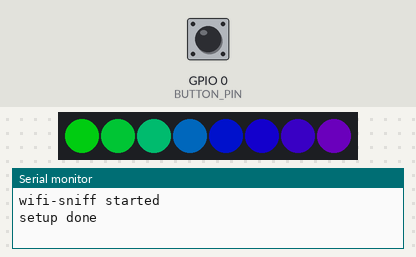
The program below on a simulated ESP8266 (NodeMCU). On the bench: 8 RGB LEDs in strip order, left to right, the last lines printed to the serial monitor. Inputs (shaded band) come from the test bench; at power-on: GPIO 0 (BUTTON_PIN) HIGH. Dim RGB values are drawn brighter than linear.

Above: at 1.2 s.
1.3 s: GPIO 0 (BUTTON_PIN) pulled LOW for 0.15 s
At 1.97 s:
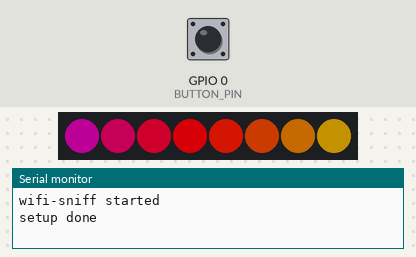
2.0 s: GPIO 0 (BUTTON_PIN) pulled LOW for 1 s
At 2.58 s:
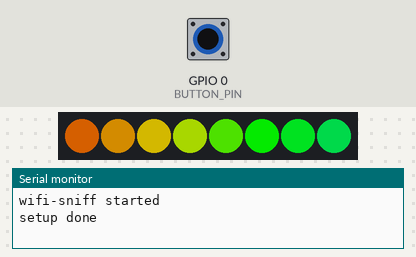
3.6 s: GPIO 0 (BUTTON_PIN) pulled LOW for 0.15 s
At 4.0 s:
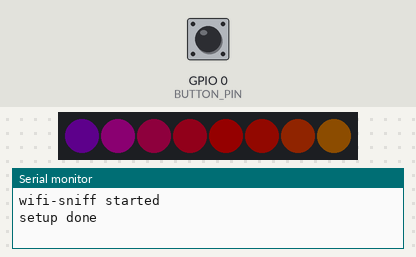
4.3 s: GPIO 0 (BUTTON_PIN) pulled LOW for 3.2 s
At 4.61 s:
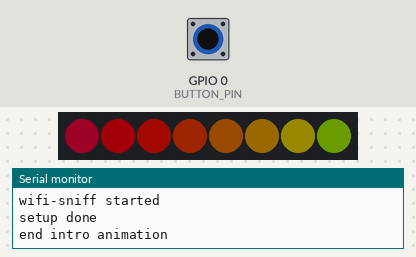
8.1 s: GPIO 0 (BUTTON_PIN) pulled LOW for 0.15 s
At 8.26 s:
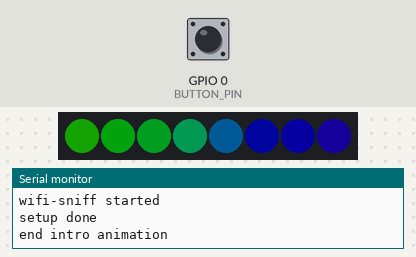
8.8 s: GPIO 0 (BUTTON_PIN) pulled LOW for 3.2 s
At 9.17 s:
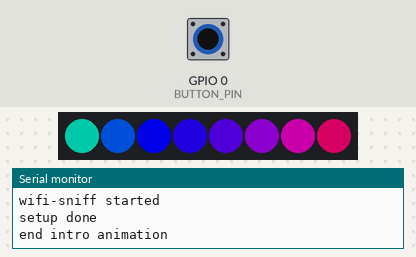
Timing chart, 0 to 13.6 s (numbered marks = the images above; inputs shaded):
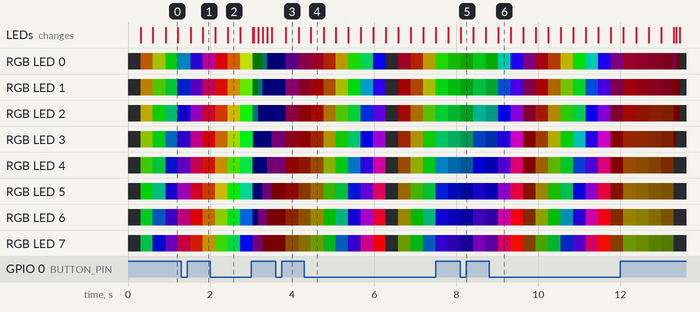

The program:

main.cpp
```cpp
#include "main.h"
#include "sniffer.h"

uint16_t loopNum = 0;

int8_t minSignal = 127;
int8_t maxSignal = -127;

void updateSignalRange(int8_t signal) {
  if(signal < minSignal) {
    minSignal = signal;
  }

  if (signal > maxSignal) {
    maxSignal = signal;
  }
}

static void ICACHE_FLASH_ATTR sniffer_callback(uint8_t *buffer, uint16_t length) {
  struct SnifferPacket *snifferPacket = (struct SnifferPacket*) buffer;
  setLEDs(snifferPacket);
}

void setupLeds() {
  delay(10);
  FastLED.addLeds<LED_TYPE, LED_PIN, COLOR_ORDER>(leds, NUM_LEDS).setCorrection( TypicalLEDStrip );
  FastLED.setBrightness(BRIGHTNESS);
  FastLED.setMaxRefreshRate(MAX_LED_REFRESH_RATE);

  currentPalette = RainbowColors_p;
  currentBlending = LINEARBLEND;
}

static void setLEDs(SnifferPacket *snifferPacket) {
  uint8_t simplified_mac_first_3 =
    (
     snifferPacket->data[10] ^
     snifferPacket->data[11] ^
     snifferPacket->data[12]
     );

  uint8_t simplified_mac_last_3 =
    (
     snifferPacket->data[13] ^
     snifferPacket->data[14] ^
     snifferPacket->data[15]
     );


  uint8_t led_num = mod8(simplified_mac_last_3, NUM_LEDS);

  int8_t signal = snifferPacket->rx_ctrl.rssi;;
  updateSignalRange(signal);

  uint8_t scaledSignal = map(minSignal, maxSignal, 10, 255, signal);
  nblend(
         targetLeds[led_num],
         CHSV(simplified_mac_first_3, 220, scaledSignal),
         250
         );
}

void naddColor(CRGB *target, CRGB *other) {
  target->r = qadd8(target->r, other->r);
  target->g = qadd8(target->g, other->g);
  target->b = qadd8(target->b, other->b);
}

uint8_t sinFunc(uint16_t input) {
  return sin8(input % 256);
}

static void sinLEDs() {
  for (int i = 0; i < NUM_LEDS; i++) {
    uint8_t value = sinFunc(loopNum + i * 4) / 10;
    if(!(leds[i].r == 0 && leds[i].g == 0 && leds[i].b == 0)) {
      nblend(leds[i], CRGB(value, value, value), 9);
    }
  }
}

static void fadeLEDs() {
  if (loopNum % 3 == 0) {
    fadeUsingColor(targetLeds, NUM_LEDS, CRGB(200, 245, 254));
  }
}

static void blendInTargetLeds() {
  for(uint8_t i = 0; i < NUM_LEDS; i++) {
    naddColor(&leds[i], &targetLeds[i]);
  }
}

static void updateLEDs() {
  blendInTargetLeds();
  sinLEDs();
  fadeLEDs();

  FastLED.show();
}


void setupChannelHoppingTimer() {
  // setup the channel hoping callback timer
  os_timer_disarm(&channelHop_timer);
  os_timer_setfn(&channelHop_timer, (os_timer_func_t *) channelHop, NULL);
  os_timer_arm(&channelHop_timer, CHANNEL_HOP_INTERVAL_MS, 1);
}

#define BUTTON_PIN 0

void setupButton() {
  pinMode(BUTTON_PIN, INPUT_PULLUP);
}

void setup() {
  Serial.begin(115200);
  Serial.println("wifi-sniff started");
  setupLeds();
  setupButton();
  setupSniffer(&sniffer_callback);

  Serial.println("setup done");
}

uint8_t introAnimationMode = 1;

void FillLEDsFromPaletteColors( uint8_t colorIndex) {
  uint8_t brightness = 255;

  for( int i = 0; i < NUM_LEDS; i++) {
    leds[i] = ColorFromPalette( currentPalette, colorIndex, brightness, currentBlending);
    colorIndex += 13;
  }
}

void introAnimationUpdateLEDs() {
  static uint8_t colorIndex = 0;

  FillLEDsFromPaletteColors(colorIndex);

  colorIndex += 1;
}

bool isButtonPressed() {
  return digitalRead(BUTTON_PIN) == LOW;
}

uint8_t brightness = BRIGHTNESS;

void loop() {
  loopNum += 1;
  FastLED.delay(1);

  if (isButtonPressed()) {
    brightness += 1;
    FastLED.setBrightness(brightness);
    introAnimationUpdateLEDs();
  } else {
    if (introAnimationMode == 0) {
      updateLEDs();
    } else {
      if (millis() > 4000) {
        introAnimationMode = 0;
        Serial.println("end intro animation");
      } else {
        introAnimationUpdateLEDs();
      }
    }
  }
}
```

main.h
```cpp
#include <Arduino.h>
#include "sniffer.h"
#include <FastLED.h>

#define LED_PIN 2
#define NUM_LEDS 8
#define LED_TYPE    WS2811
#define COLOR_ORDER GRB
#define BRIGHTNESS 120
#define MAX_LED_REFRESH_RATE 120

CRGB leds[NUM_LEDS];
CRGB targetLeds[NUM_LEDS];
CRGBPalette16 currentPalette;
TBlendType    currentBlending;

static void showMetadata(SnifferPacket *snifferPacket);
static void setLEDs(SnifferPacket *snifferPacket);

// works on 3.something V
// doesn't work through a logic level converter
// reset breaks everything - migth be a problem with WS2812 protocol
```

sniffer.cpp
```cpp
#include <Arduino.h>
#include "sniffer.h"

#define DISABLE 0
#define ENABLE  1

static void showMetadata(SnifferPacket *snifferPacket) {

  unsigned int frameControl = ((unsigned int)snifferPacket->data[1] << 8) + snifferPacket->data[0];

  uint8_t version      = (frameControl & 0b0000000000000011) >> 0;
  uint8_t frameType    = (frameControl & 0b0000000000001100) >> 2;
  uint8_t frameSubType = (frameControl & 0b0000000011110000) >> 4;
  uint8_t toDS         = (frameControl & 0b0000000100000000) >> 8;
  uint8_t fromDS       = (frameControl & 0b0000001000000000) >> 9;

  // Only look for probe request packets
  if (frameType != TYPE_MANAGEMENT ||
      frameSubType != SUBTYPE_PROBE_REQUEST)
    return;

  Serial.print("RSSI: ");
  Serial.print(snifferPacket->rx_ctrl.rssi, DEC);

  Serial.print(" Ch: ");
  Serial.print(wifi_get_channel());

  char addr[] = "00:00:00:00:00:00";
  getMAC(addr, snifferPacket->data, 10);
  Serial.print(" Peer MAC: ");
  Serial.print(addr);

  uint8_t SSID_length = snifferPacket->data[25];
  Serial.print(" SSID: ");
  printDataSpan(26, SSID_length, snifferPacket->data);

  Serial.println();
}

static void printDataSpan(uint16_t start, uint16_t size, uint8_t* data) {
  for(uint16_t i = start; i < DATA_LENGTH && i < start+size; i++) {
    Serial.write(data[i]);
  }
}

static void getMAC(char *addr, uint8_t* data, uint16_t offset) {
  sprintf(addr, "%02x:%02x:%02x:%02x:%02x:%02x", data[offset+0], data[offset+1], data[offset+2], data[offset+3], data[offset+4], data[offset+5]);
}

#define CHANNEL_HOP_INTERVAL_MS   1000

/**
 * Callback for channel hoping
 */
void channelHop()
{
  // hoping channels 1-13
  uint8 new_channel = wifi_get_channel() + 1;
  if (new_channel > 13) {
    new_channel = 1;
  }
  wifi_set_channel(new_channel);
}

void setupSniffer(void (*snifferCallback)(uint8_t *buffer, uint16_t length))  {
  delay(10);
  wifi_set_opmode(STATION_MODE);
  wifi_set_channel(6);
  wifi_promiscuous_enable(DISABLE);
  delay(10);
  wifi_set_promiscuous_rx_cb(snifferCallback);
  delay(10);
  wifi_promiscuous_enable(ENABLE);
}
```

sniffer.h
```cpp
#include <Arduino.h>
#pragma once

extern "C" {
#include <user_interface.h>
}

#define DATA_LENGTH           112
#define TYPE_MANAGEMENT       0x00
#define TYPE_CONTROL          0x01
#define TYPE_DATA             0x02
#define SUBTYPE_PROBE_REQUEST 0x04

struct RxControl {
  signed rssi:8; // signal intensity of packet
  unsigned rate:4;
  unsigned is_group:1;
  unsigned:1;
  unsigned sig_mode:2; // 0:is 11n packet; 1:is not 11n packet;
  unsigned legacy_length:12; // if not 11n packet, shows length of packet.
  unsigned damatch0:1;
  unsigned damatch1:1;
  unsigned bssidmatch0:1;
  unsigned bssidmatch1:1;
  unsigned MCS:7; // if is 11n packet, shows the modulation and code used (range from 0 to 76)
  unsigned CWB:1; // if is 11n packet, shows if is HT40 packet or not
  unsigned HT_length:16;// if is 11n packet, shows length of packet.
  unsigned Smoothing:1;
  unsigned Not_Sounding:1;
  unsigned:1;
  unsigned Aggregation:1;
  unsigned STBC:2;
  unsigned FEC_CODING:1; // if is 11n packet, shows if is LDPC packet or not.
  unsigned SGI:1;
  unsigned rxend_state:8;
  unsigned ampdu_cnt:8;
  unsigned channel:4; //which channel this packet in.
  unsigned:12;
};

struct SnifferPacket{
  struct RxControl rx_ctrl;
  uint8_t data[DATA_LENGTH];
  uint16_t cnt;
  uint16_t len;
};

void updateSignalRange(int8_t signal);
static void showMetadata(SnifferPacket *snifferPacket);
static void ICACHE_FLASH_ATTR sniffer_callback(uint8_t *buffer, uint16_t length);
static void printDataSpan(uint16_t start, uint16_t size, uint8_t* data);
static void getMAC(char *addr, uint8_t* data, uint16_t offset);

#define CHANNEL_HOP_INTERVAL_MS   1000

static os_timer_t channelHop_timer;

void channelHop();
void setupSniffer(void (*sniffer_callback)(uint8_t *buffer, uint16_t length));
```

Measured:
- after the input at 3.6 s, the LEDs: change after 0.25 s (image 3)
- after the input at 4.3 s, the LEDs: change after 0.16 s (image 4)
- after the input at 8.8 s, the LEDs: change after 0.22 s (image 6)
